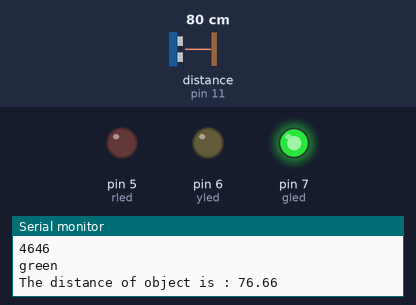
A sketch run on a simulated Arduino Uno, built with avr-gcc and run on an emulated ATmega328P. Shown: output pins drawn as LEDs (lit = HIGH), the last lines printed to the serial monitor. Wiring (inferred from the names in the program): ultrasonic range finder: trigger pin 12; echo pin 11. The inputs (shaded band) are chosen by the test bench; at power-on: distance to the obstacle (sensor on pin 11) 80 cm. The echo pulse lasts 58.3 µs per cm; pins used as bus, display or sensor lines are not drawn.

Above: at 1.2 s.
1.3 s: distance to the obstacle (sensor on pin 11) set to 10 cm
2.8 s: distance to the obstacle (sensor on pin 11) set to 7 cm
At 4.0 s:
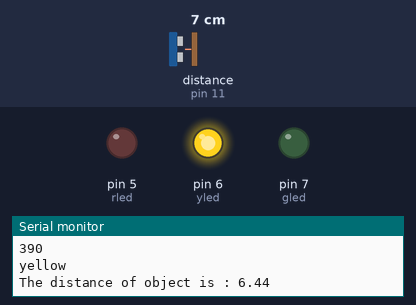
4.3 s: distance to the obstacle (sensor on pin 11) set to 5 cm
5.8 s: distance to the obstacle (sensor on pin 11) set to 2 cm
At 6.9 s:
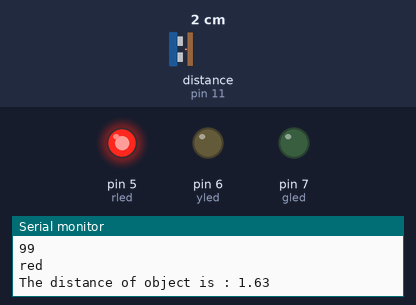
7.4 s: distance to the obstacle (sensor on pin 11) set to 4 cm
At 8.5 s:
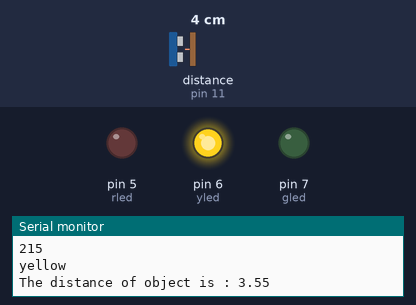
9.0 s: distance to the obstacle (sensor on pin 11) set to 18 cm
At 10.4 s:
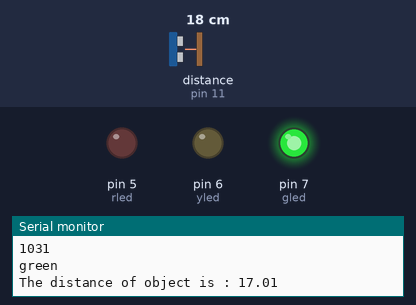
Timing chart, 0 to 11.5 s (numbered marks = the images above; inputs shaded):
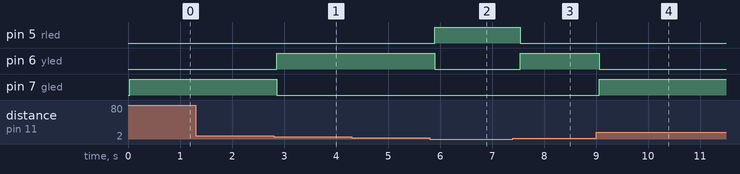

Measured:
- the behaviour switches between 9 and 8 cm on distance to the obstacle (sensor on pin 11) (found by bisection; images 0 and 1)
- the behaviour switches between 4 and 3 cm on distance to the obstacle (sensor on pin 11) (found by bisection; images 1 and 2)
- after the input at 2.8 s, pin 6 (yled): LOW → HIGH after 0.06 s; pin 7 (gled): HIGH → LOW after 0.06 s
- after the input at 5.8 s, pin 5 (rled): LOW → HIGH after 0.10 s; pin 6 (yled): HIGH → LOW after 0.10 s
- after the input at 7.4 s, pin 5 (rled): HIGH → LOW after 0.15 s; pin 6 (yled): LOW → HIGH after 0.15 s
- after the input at 9.0 s, pin 6 (yled): HIGH → LOW after 0.07 s; pin 7 (gled): LOW → HIGH after 0.07 s

The sketch:

UltrasonicDistanceLight.ino
```cpp
int triggPin=12;
int echoPin=11;
int pingTravelTime;
int rled=5;
int yled=6;
int gled=7;
float distance;
void setup() {
  // put your setup code here, to run once:
  pinMode(triggPin,OUTPUT);
  pinMode(echoPin,INPUT);
  pinMode(rled,OUTPUT);
  pinMode(gled,OUTPUT);
  pinMode(yled,OUTPUT);
  Serial.begin(9600);

}

void loop() {
  // put your main code here, to run repeatedly:
  digitalWrite(triggPin,LOW);
  delayMicroseconds(10);
  digitalWrite(triggPin,HIGH);
  delayMicroseconds(10);
  digitalWrite(triggPin,LOW);


  pingTravelTime=pulseIn(echoPin,HIGH);
  delay(25);
  Serial.println(pingTravelTime);
  if (pingTravelTime<=200){
    digitalWrite(rled,HIGH);
    digitalWrite(yled,LOW);
    digitalWrite(gled,LOW);
    Serial.println("red");
  }
  if (pingTravelTime>200 and pingTravelTime<500 ){
    digitalWrite(rled,LOW);
    digitalWrite(yled,HIGH);
    digitalWrite(gled,LOW);
    Serial.println("yellow");
  }
  if (pingTravelTime>=500){
    digitalWrite(rled,LOW);
    digitalWrite(yled,LOW);
    digitalWrite(gled,HIGH);
    Serial.println("green");
  }
  distance=(33000*pingTravelTime*0.000001)/2.0;
  Serial.print("The distance of object is : ");
  Serial.println(distance);
  Serial.println();
  delay(100);
}
```
